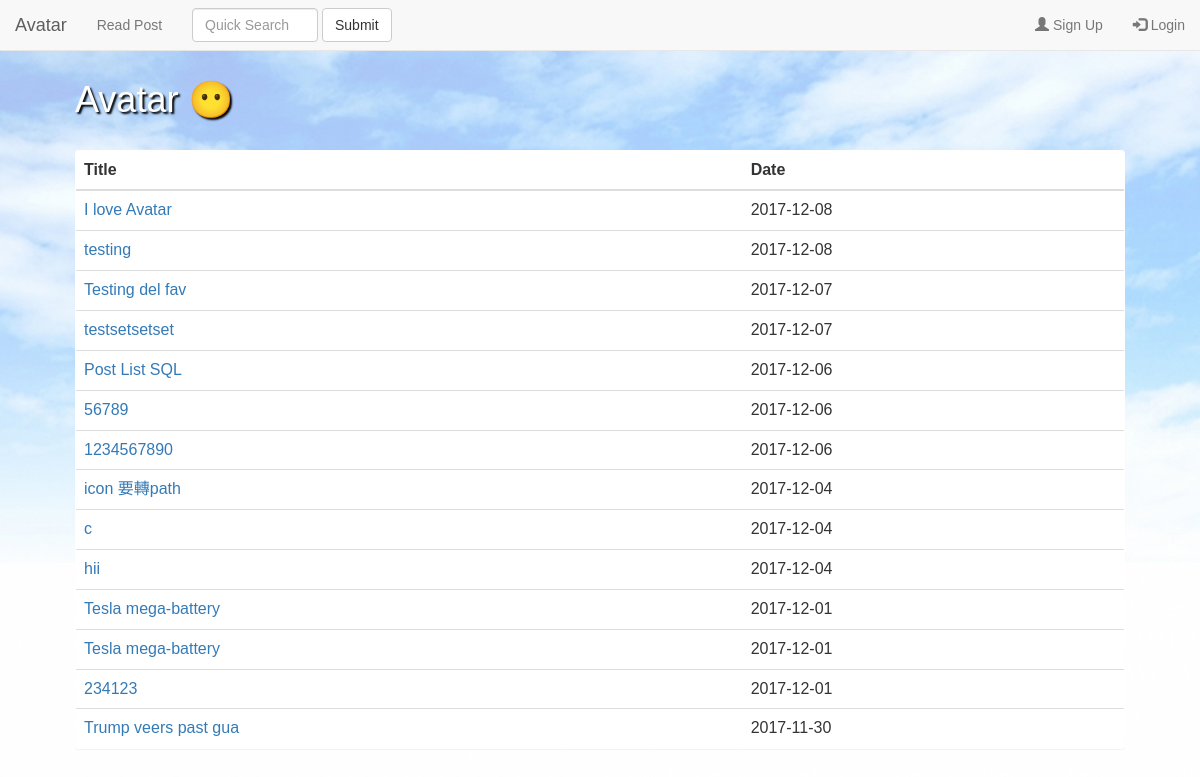
Before: / with the older database file.
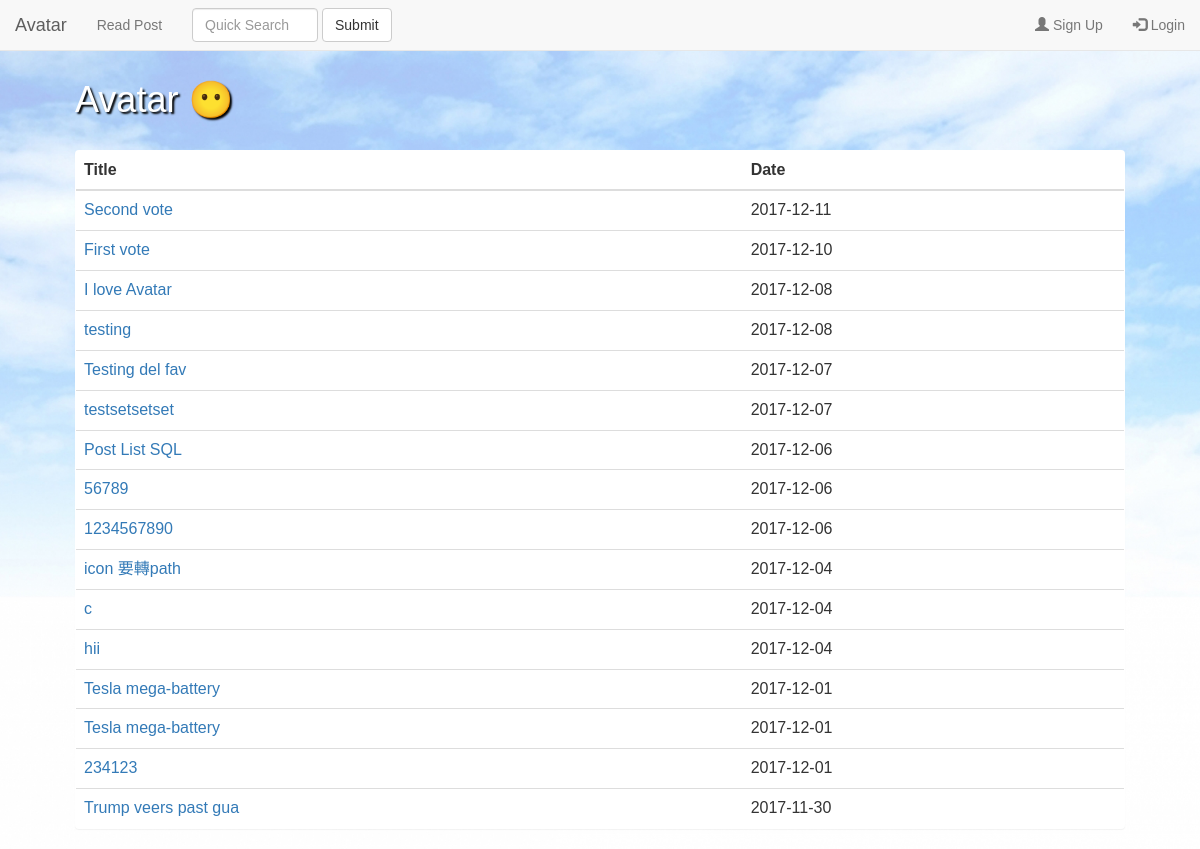
After: the same page with the newer database file.
### tables this page shows
CREATE TABLE IF NOT EXISTS `post` (
  `post_id` int(8) NOT NULL,
  `title` varchar(20) NOT NULL,
  `date` date NOT NULL,
  `category_id` int(8) NOT NULL,
  `user_id` int(8) NOT NULL
);

### index.php (the view)
<?php include('header.php') ?>
    <h1 onclick="window.location.href='./index.php'">Avatar &#x1F636</h1><br>
    <div class="panel">
        <?php
        require_once('dbConnect.php');
        $sql = "SELECT * FROM post order by date DESC ";
        $result = mysqli_query($con, $sql);
        echo '<table class="table table-hover" >';
        echo '<thead><tr><th>Title</th><th>Date</th></tr></thead>';
        echo '<tbody>';
        while ($row = mysqli_fetch_assoc($result)) {
            echo '<tr><td><a href="./getpost.php?postid=' . $row["post_id"] . '">' . $row["title"] . '</a></td><td>' . $row["date"] . '</td></tr>';
        }
        echo '</tbody></table>';
        ?>
    </div>
<?php include('footer.php') ?>

Changed rows visible on the page:
added post: title "Second vote", date "2017-12-11"
added post: title "First vote", date "2017-12-10"
